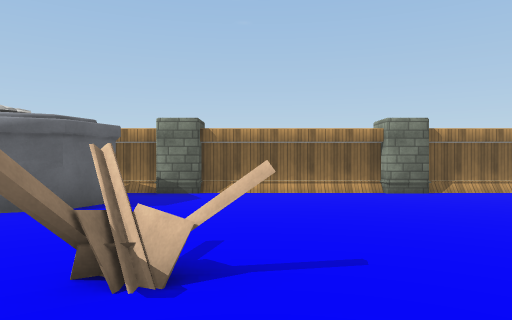
[1] (above)

20 first-person views from a walk through a Unity game level. The camera is 1.4 m above the floor, looks level and sees 70° across. The floor is counted in squares, 2 m on a side. Each view is taken from the middle of a square. On the plan, view 1 faces up. The plan holds only what a view shows up to about 11 squares ahead; the rest is blank. The place goes on beyond the plan. The player character is not drawn. Some surface patterns are stand-ins.

[2]
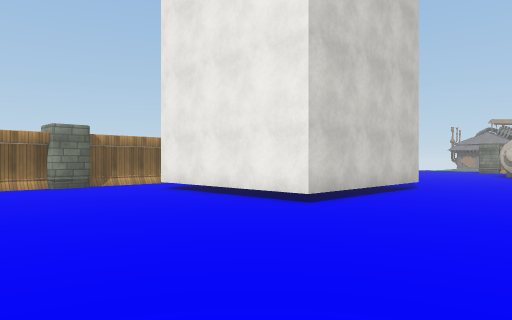

[3]
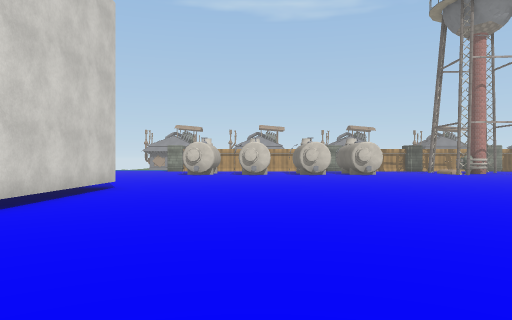

[4]
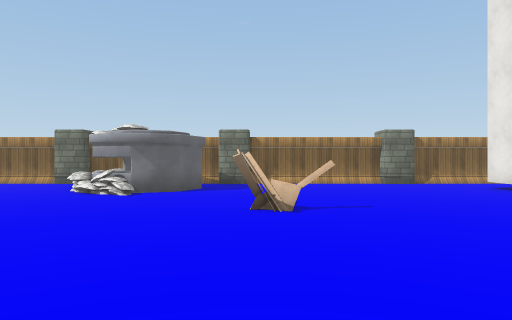

[5]
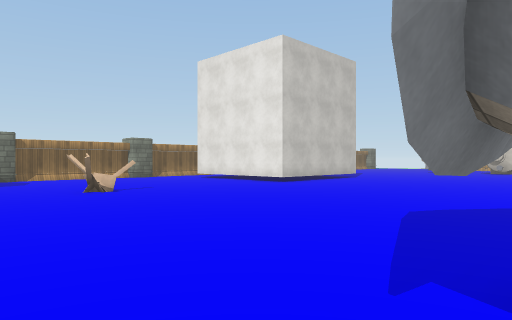

[6]
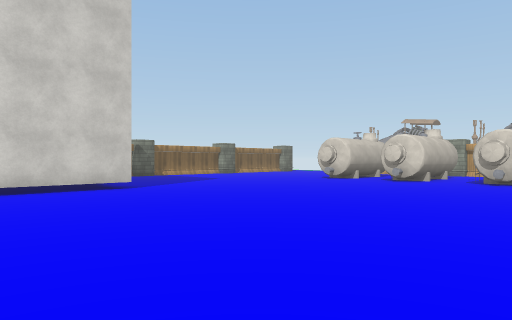

[7]
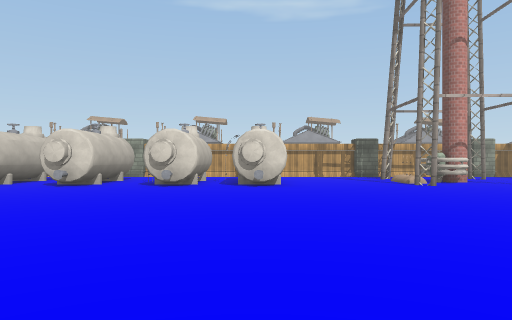

[8]
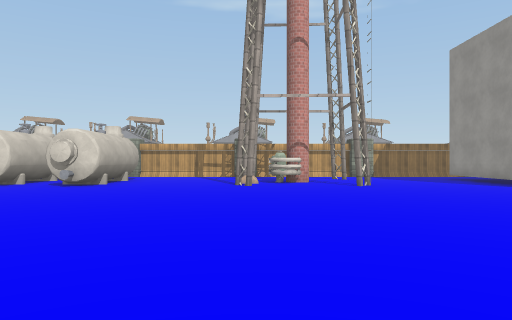

[9]
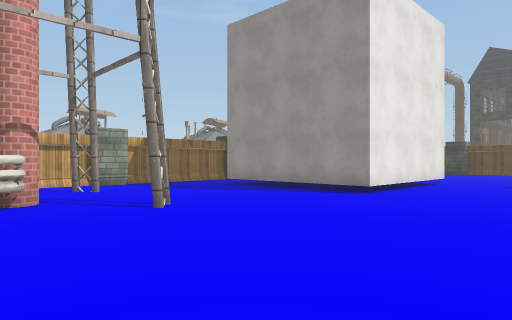

[10]
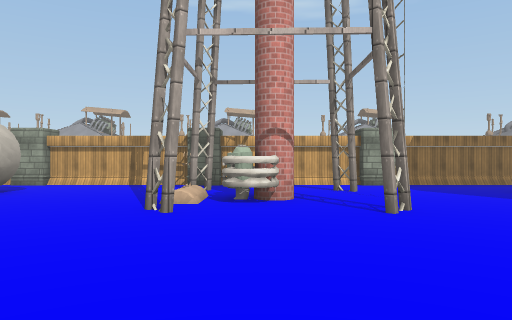

[11]
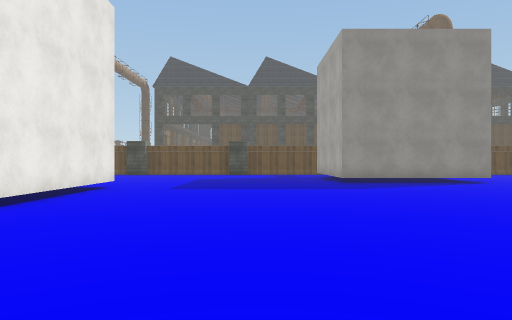

[12]
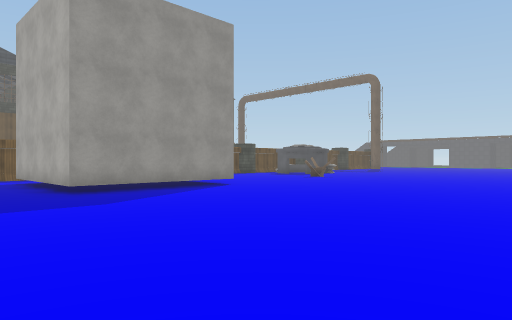

[13]
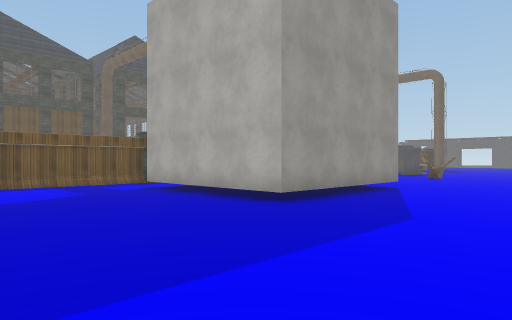

[14]
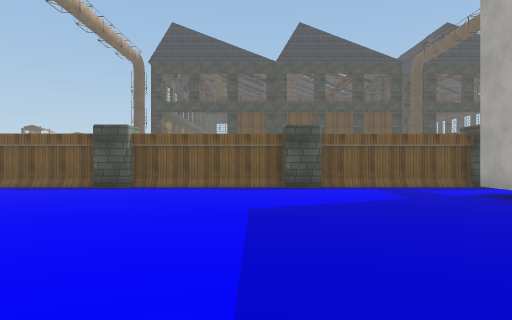

[15]
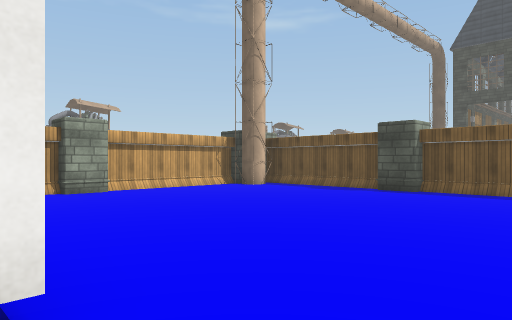

[16]
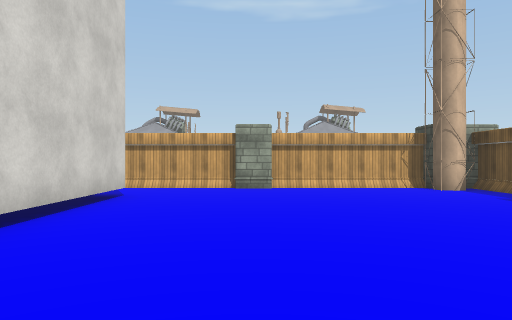

[17]
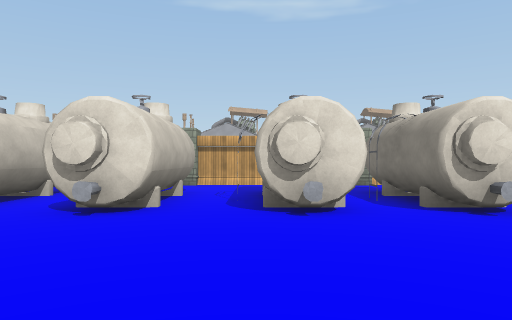

[18]
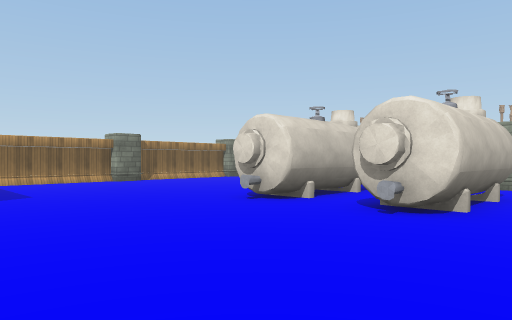

[19]
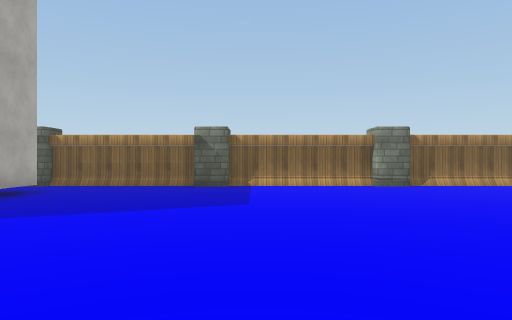

[20]
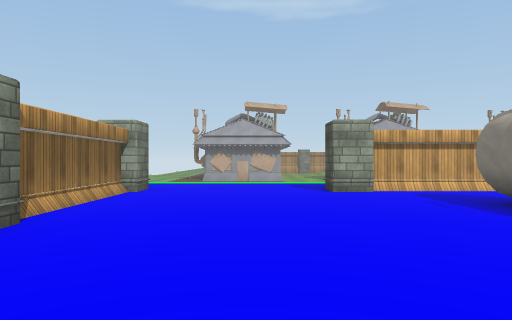

### Floor plan
Key: @ floor where view 1 was taken; # wall or solid block; x gap in a wall; . floor; P pillar; O other object.
Columns run from 5 left of view 1 to 23 right of it. Each row starts with its distance up from view 1.
  8 ###P####P### P####P####P###Px
  7 OO ......... ................
  6 O.O.......#   #..............
  5 OOO.......#   #..............
  4 ..........#    ..............
  3 ....O.....#    ............P#
  2 ....OO....#####.............#
  1  .....................O ##..#
  0   ...@................### ..#
 -1   ....................O
 -2   ....................O###.P
 -3  ...........................#
 -4  .....................O OO..#
 -5   ....................O#
 -6  .###     .............O....
 -7           . ..........O###.P
 -8              .........OOOO..#
 -9               ..............#
-10               ..............#
-11               .............##
-12             . ........#OO..P
-13               .........OO...
-14               ..............#
-15                 ......#..#..#
-16                .........#..P
-17               .............##
-18          ...................#
-19     .................#####..#
-20     .................#     .#
-21      ................#
-22       ...............#
-23       ...............#####..#
-24       ......................#
-25        ...#####.............#
-26         ..    #............P#
-27               #.............#
-28               #.............#
-29               #.............#
-30              ..............##
-31              #############OP
-32              P    P   #P   #

Positions as (right, up) in squares from view 1, and headings:
1: (0, 0), facing up
2: (0, -2), facing up-right
3: (0, -2), facing right
4: (-1, -3), facing up
5: (-4, -6), facing up-right
6: (5, -7), facing up-right
7: (7, -7), facing right
8: (7, -12), facing right
9: (12, -12), facing down-right
10: (12, -13), facing right
11: (12, -14), facing down
12: (12, -17), facing down-left
13: (14, -21), facing down-left
14: (14, -22), facing down
15: (14, -23), facing down-right
16: (13, -26), facing right
17: (12, -4), facing right
18: (12, -4), facing up-right
19: (14, -2), facing up
20: (14, 5), facing right
